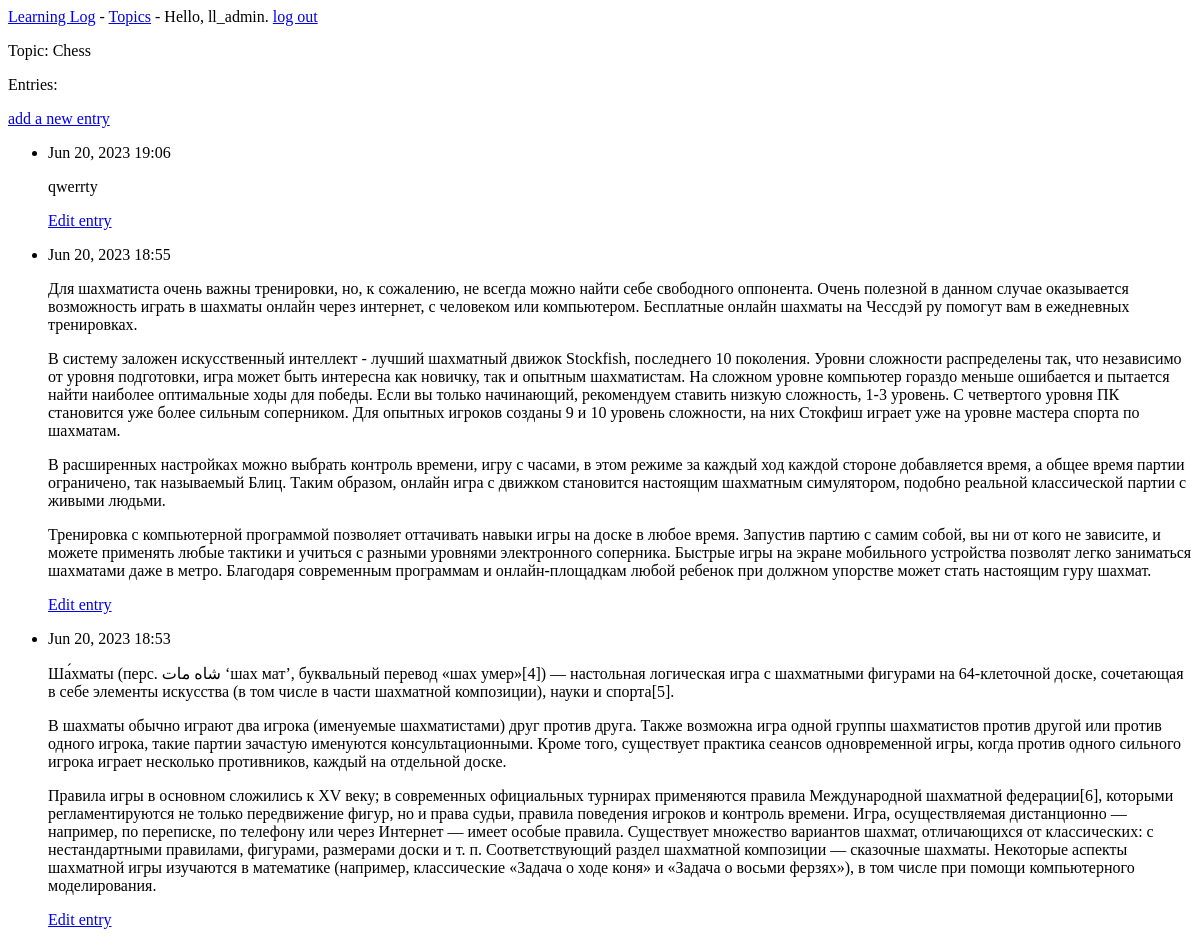
The app's page /topics/1/ (signed in), older data.
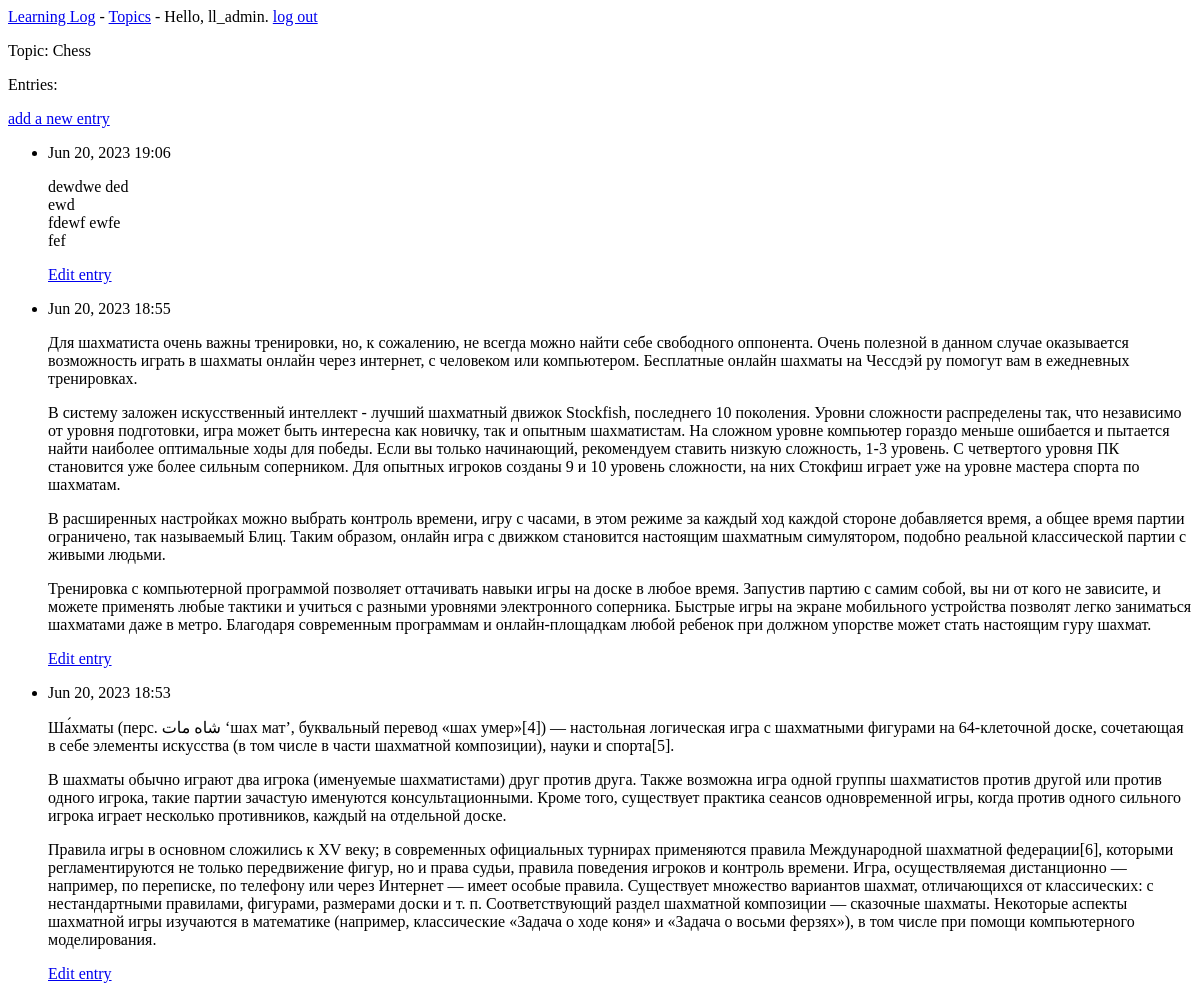
The same page, newer data.
### learning_logs/models.py (models this page shows, shortened)
class Entry(models.Model):
    topic = models.ForeignKey(Topic, on_delete=models.CASCADE)
    text = models.TextField()
    date_added = models.DateTimeField(auto_now_add=True)
    class Meta:
        verbose_name_plural = 'entries'

### learning_logs/views.py (the view)
# urls.py: path('topics/<int:topic_id>/', views.topic, name='topic'),
@login_required
def topic(request, topic_id):
    topic = Topic.objects.get(id=topic_id)
    if topic.owner != request.user:
        raise Http404
    entries = topic.entry_set.order_by('-date_added')
    context = {'topic': topic, 'entries': entries}
    return render(request, 'learning_logs/topic.html', context)

### learning_logs/models.py (called while the page is built)
    def __str__(self):
        return self.text

### learning_logs/templates/learning_logs/topic.html
{% extends 'learning_logs/base.html' %}
{% block content %}
    <p>Topic: {{ topic }}</p>
    <p>Entries:</p>
    <p>
        <a href="{% url 'learning_logs:new_entry' topic.id %}">add a new entry</a>
    </p>
    <ul>
        {% for entry in entries %}
            <li>
                <p>{{ entry.date_added|date:'M d, Y H:i' }}</p>
                <p>{{ entry.text|linebreaks }}</p>
                <p>
                    <a href="{% url 'learning_logs:edit_entry' entry.id %}">Edit entry</a>
                </p>
            </li>
        {% empty %}
            <li>There are no entries for this topic yet.</li>
        {% endfor %}
    </ul>
{% endblock content %}

Row changes from the older to the newer data that the page shows:
changed Entry: text "qwerrty" → "dewdwe ded ewd fdewf ewfe fef"
